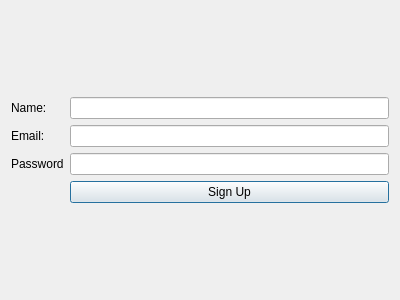
<?xml version="1.0" encoding="UTF-8"?>
<ui version="4.0">
 <class>SignInDialog</class>
 <widget class="QDialog" name="SignInDialog">
  <property name="geometry">
   <rect>
    <x>0</x>
    <y>0</y>
    <width>400</width>
    <height>300</height>
   </rect>
  </property>
  <property name="windowTitle">
   <string>Dialog</string>
  </property>
  <layout class="QGridLayout" name="gridLayout_2">
   <item row="1" column="1">
    <layout class="QGridLayout" name="gridLayout">
     <item row="1" column="0">
      <widget class="QLabel" name="label">
       <property name="text">
        <string>Email:</string>
       </property>
      </widget>
     </item>
     <item row="2" column="0">
      <widget class="QLabel" name="label_3">
       <property name="text">
        <string>Password</string>
       </property>
      </widget>
     </item>
     <item row="0" column="0">
      <widget class="QLabel" name="label_2">
       <property name="text">
        <string>Name:</string>
       </property>
      </widget>
     </item>
     <item row="2" column="1">
      <widget class="QLineEdit" name="edit_password"/>
     </item>
     <item row="0" column="1">
      <widget class="QLineEdit" name="edit_name"/>
     </item>
     <item row="1" column="1">
      <widget class="QLineEdit" name="edit_email"/>
     </item>
     <item row="3" column="1">
      <widget class="QPushButton" name="pushButton_2">
       <property name="text">
        <string>Sign Up</string>
       </property>
      </widget>
     </item>
    </layout>
   </item>
  </layout>
 </widget>
 <tabstops>
  <tabstop>edit_name</tabstop>
  <tabstop>edit_email</tabstop>
  <tabstop>edit_password</tabstop>
  <tabstop>pushButton_2</tabstop>
 </tabstops>
 <resources/>
 <connections/>
</ui>
